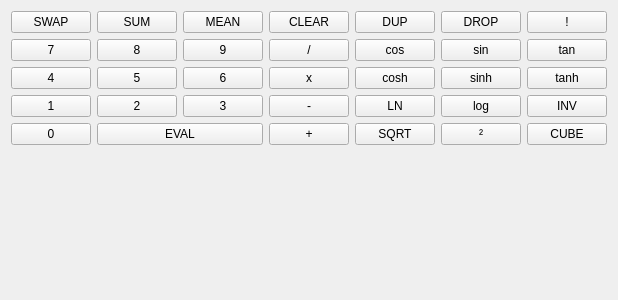
<?xml version="1.0" encoding="UTF-8"?>
<ui version="4.0">
 <class>ClavierWidget</class>
 <widget class="QWidget" name="ClavierWidget">
  <property name="geometry">
   <rect>
    <x>0</x>
    <y>0</y>
    <width>400</width>
    <height>300</height>
   </rect>
  </property>
  <property name="windowTitle">
   <string>Form</string>
  </property>
  <layout class="QGridLayout" name="gridLayout">
   <item row="2" column="0">
    <widget class="QPushButton" name="pushButton">
     <property name="text">
      <string>7</string>
     </property>
    </widget>
   </item>
   <item row="2" column="1">
    <widget class="QPushButton" name="pushButton_2">
     <property name="text">
      <string>8</string>
     </property>
    </widget>
   </item>
   <item row="5" column="0">
    <widget class="QPushButton" name="pushButton_3">
     <property name="text">
      <string>0</string>
     </property>
    </widget>
   </item>
   <item row="3" column="0">
    <widget class="QPushButton" name="pushButton_5">
     <property name="text">
      <string>4</string>
     </property>
    </widget>
   </item>
   <item row="4" column="0">
    <widget class="QPushButton" name="pushButton_6">
     <property name="text">
      <string>1</string>
     </property>
    </widget>
   </item>
   <item row="4" column="1">
    <widget class="QPushButton" name="pushButton_7">
     <property name="text">
      <string>2</string>
     </property>
    </widget>
   </item>
   <item row="3" column="1">
    <widget class="QPushButton" name="pushButton_8">
     <property name="text">
      <string>5</string>
     </property>
    </widget>
   </item>
   <item row="4" column="2">
    <widget class="QPushButton" name="pushButton_9">
     <property name="text">
      <string>3</string>
     </property>
    </widget>
   </item>
   <item row="3" column="2">
    <widget class="QPushButton" name="pushButton_10">
     <property name="text">
      <string>6</string>
     </property>
    </widget>
   </item>
   <item row="2" column="2">
    <widget class="QPushButton" name="pushButton_11">
     <property name="text">
      <string>9</string>
     </property>
    </widget>
   </item>
   <item row="5" column="3">
    <widget class="QPushButton" name="pushButton_13">
     <property name="text">
      <string>+</string>
     </property>
    </widget>
   </item>
   <item row="4" column="3">
    <widget class="QPushButton" name="pushButton_14">
     <property name="text">
      <string>-</string>
     </property>
    </widget>
   </item>
   <item row="3" column="3">
    <widget class="QPushButton" name="pushButton_15">
     <property name="text">
      <string>x</string>
     </property>
    </widget>
   </item>
   <item row="2" column="3">
    <widget class="QPushButton" name="pushButton_16">
     <property name="text">
      <string>/</string>
     </property>
    </widget>
   </item>
   <item row="2" column="4">
    <widget class="QPushButton" name="pushButton_17">
     <property name="text">
      <string>cos</string>
     </property>
    </widget>
   </item>
   <item row="2" column="5">
    <widget class="QPushButton" name="pushButton_18">
     <property name="text">
      <string>sin</string>
     </property>
    </widget>
   </item>
   <item row="2" column="6">
    <widget class="QPushButton" name="pushButton_19">
     <property name="text">
      <string>tan</string>
     </property>
    </widget>
   </item>
   <item row="3" column="4">
    <widget class="QPushButton" name="pushButton_20">
     <property name="text">
      <string>cosh</string>
     </property>
    </widget>
   </item>
   <item row="3" column="5">
    <widget class="QPushButton" name="pushButton_21">
     <property name="text">
      <string>sinh</string>
     </property>
    </widget>
   </item>
   <item row="3" column="6">
    <widget class="QPushButton" name="pushButton_22">
     <property name="text">
      <string>tanh</string>
     </property>
    </widget>
   </item>
   <item row="4" column="4">
    <widget class="QPushButton" name="pushButton_23">
     <property name="text">
      <string>LN</string>
     </property>
    </widget>
   </item>
   <item row="4" column="5">
    <widget class="QPushButton" name="pushButton_24">
     <property name="text">
      <string>log</string>
     </property>
    </widget>
   </item>
   <item row="4" column="6">
    <widget class="QPushButton" name="pushButton_25">
     <property name="text">
      <string>INV</string>
     </property>
    </widget>
   </item>
   <item row="5" column="4">
    <widget class="QPushButton" name="pushButton_26">
     <property name="text">
      <string>SQRT</string>
     </property>
    </widget>
   </item>
   <item row="5" column="5">
    <widget class="QPushButton" name="pushButton_27">
     <property name="text">
      <string>²</string>
     </property>
    </widget>
   </item>
   <item row="5" column="6">
    <widget class="QPushButton" name="pushButton_28">
     <property name="text">
      <string>CUBE</string>
     </property>
    </widget>
   </item>
   <item row="5" column="1" colspan="2">
    <widget class="QPushButton" name="pushButton_4">
     <property name="text">
      <string>EVAL</string>
     </property>
    </widget>
   </item>
   <item row="0" column="3">
    <widget class="QPushButton" name="pushButton_12">
     <property name="text">
      <string>CLEAR</string>
     </property>
    </widget>
   </item>
   <item row="0" column="4">
    <widget class="QPushButton" name="pushButton_29">
     <property name="text">
      <string>DUP</string>
     </property>
    </widget>
   </item>
   <item row="0" column="5">
    <widget class="QPushButton" name="pushButton_30">
     <property name="text">
      <string>DROP</string>
     </property>
    </widget>
   </item>
   <item row="0" column="6">
    <widget class="QPushButton" name="pushButton_31">
     <property name="text">
      <string>!</string>
     </property>
    </widget>
   </item>
   <item row="0" column="2">
    <widget class="QPushButton" name="pushButton_32">
     <property name="text">
      <string>MEAN</string>
     </property>
    </widget>
   </item>
   <item row="0" column="1">
    <widget class="QPushButton" name="pushButton_33">
     <property name="text">
      <string>SUM</string>
     </property>
    </widget>
   </item>
   <item row="0" column="0">
    <widget class="QPushButton" name="pushButton_34">
     <property name="text">
      <string>SWAP</string>
     </property>
    </widget>
   </item>
   <item row="6" column="3">
    <spacer name="verticalSpacer">
     <property name="orientation">
      <enum>Qt::Vertical</enum>
     </property>
     <property name="sizeHint" stdset="0">
      <size>
       <width>20</width>
       <height>40</height>
      </size>
     </property>
    </spacer>
   </item>
  </layout>
 </widget>
 <resources/>
 <connections/>
</ui>
